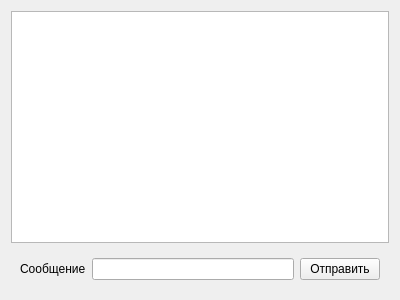
<?xml version="1.0" encoding="UTF-8"?>
<ui version="4.0">
 <class>ClientChatWidget</class>
 <widget class="QWidget" name="ClientChatWidget">
  <property name="geometry">
   <rect>
    <x>0</x>
    <y>0</y>
    <width>400</width>
    <height>300</height>
   </rect>
  </property>
  <property name="windowTitle">
   <string>Form</string>
  </property>
  <layout class="QVBoxLayout" name="verticalLayout">
   <item>
    <widget class="QListWidget" name="lstMessages"/>
   </item>
   <item>
    <widget class="QWidget" name="wdgSendMessage" native="true">
     <layout class="QHBoxLayout" name="horizontalLayout">
      <item>
       <widget class="QLabel" name="lblMessage">
        <property name="text">
         <string>Сообщение</string>
        </property>
       </widget>
      </item>
      <item>
       <widget class="QLineEdit" name="lnMessage"/>
      </item>
      <item>
       <widget class="QPushButton" name="btnSend">
        <property name="text">
         <string>Отправить</string>
        </property>
       </widget>
      </item>
     </layout>
    </widget>
   </item>
  </layout>
 </widget>
 <resources/>
 <connections/>
</ui>
